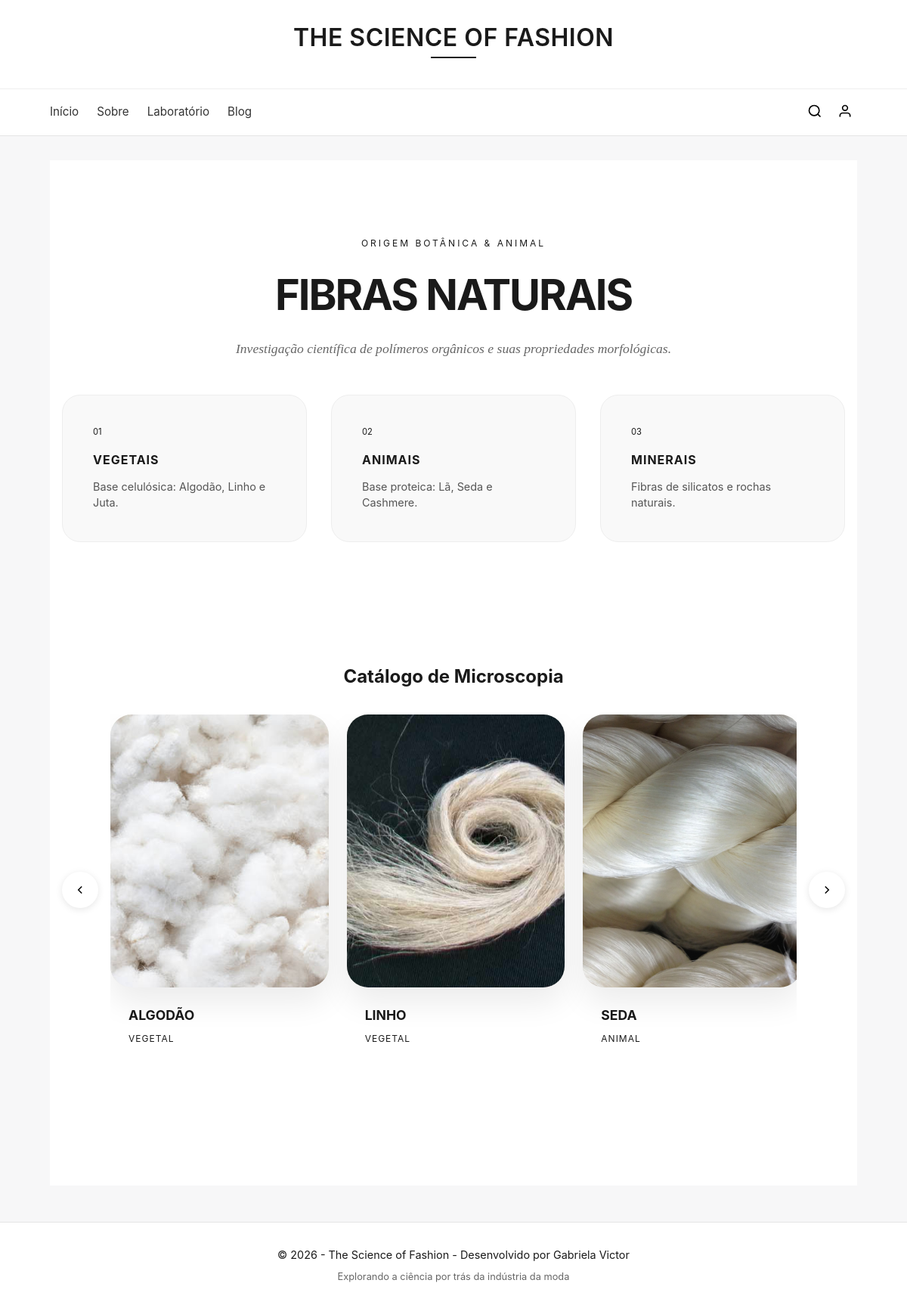
The page /laboratorio/microscopio/fibras/naturais on the database its author committed.
### models.py (models this page shows)
class Fibra(SQLModel, table=True):
    id: Optional[int] = Field(default=None, primary_key=True)
    nome: str = Field(index=True)
    categoria: str  # Ex: "Natural" ou "Sintética"
    origem: str     # Ex: "Vegetal", "Animal" ou "Polímero"
    detalhes_tecnicos: str
    uso_performance: str
    sustentabilidade: str
    foto_microscopio_url: str
    fibras_relacionadas: Optional[str] = Field(default=None)
    fotos: List["Galeria"] = Relationship(back_populates="fibra")
    usuarios_que_favoritaram: List[Usuario] = Relationship(back_populates="fibras_favoritas", link_model=FavoritoFibra)

### main.py (the view)
@app.get("/laboratorio/microscopio/fibras/naturais", response_class=HTMLResponse)
async def fibras_naturais(
    request: Request,
    session: Session = Depends(get_session),
    usuario: Optional[Usuario] = Depends(get_usuario_logado)
):
    fibras = session.exec(select(Fibra).where(Fibra.categoria == "Natural")).all()
    if "HX-Request" in request.headers:
        return templates.TemplateResponse(request, "partials/fibras_naturais_content.html", {"fibras": fibras, "usuario": usuario})
    return templates.TemplateResponse(request, "fibras/naturais.html", {"fibras": fibras, "usuario": usuario})

### templates/fibras/naturais.html (shortened to what this page needs)
{% extends "base.html" %}
{% block content %}
<div class="naturais-page theme-oliva">
    <section class="hero-header">
        <div class="container">
            <span class="eyebrow">Origem Botânica & Animal</span>
            <h1 class="main-title">Fibras Naturais</h1>
            <p class="hero-text">Investigação científica de polímeros orgânicos e suas propriedades morfológicas.</p>
        </div>
    </section>
    <section class="info-grid-section">
        <div class="container">
            <div class="info-grid">
                <div class="info-card-box">
                    <span class="info-num">01</span>
                    <h3>Vegetais</h3>
                    <p>Base celulósica: Algodão, Linho e Juta.</p>
                </div>
                <div class="info-card-box">
                    <span class="info-num">02</span>
                    <h3>Animais</h3>
                    <p>Base proteica: Lã, Seda e Cashmere.</p>
                </div>
                <div class="info-card-box">
                    <span class="info-num">03</span>
                    <h3>Minerais</h3>
                    <p>Fibras de silicatos e rochas naturais.</p>
                </div>
            </div>
        </div>
    </section>
    <section class="carrossel-section">
        <div class="container">
            <div class="carrossel-header">
                <h2>Catálogo de Microscopia</h2>
            </div>
            <div class="carrossel-wrapper">
                <button class="nav-btn prev" id="btnPrev">
                    <svg width="20" height="20" viewBox="0 0 24 24" fill="none" stroke="currentColor" stroke-width="2"><path d="M15 18l-6-6 6-6"/></svg>
                </button>
                <div class="carrossel-viewport">
                    <div class="carrossel-track" id="carrosselTrack">
                        {% for fibra in fibras %}
                        <div class="fibra-card">
                            <div class="fibra-card-inner">
                                <img src="{{ fibra.foto_microscopio_url }}" alt="{{ fibra.nome }}" class="fibra-img">
                            </div>
                            <div class="fibra-label">
                                <h3>{{ fibra.nome }}</h3>
                                <span>{{ fibra.origem }}</span>
                            </div>
                        </div>
                        {% endfor %}
                    </div>
                </div>
                <button class="nav-btn next" id="btnNext">
                    <svg width="20" height="20" viewBox="0 0 24 24" fill="none" stroke="currentColor" stroke-width="2"><path d="M9 18l6-6-6-6"/></svg>
                </button>
            </div>
        </div>
    </section>
</div>
{% endblock %}

### static/css/base.css (style rules this page uses)
* { margin: 0; padding: 0; box-sizing: border-box; }
body { font-family: -apple-system, BlinkMacSystemFont, "Segoe UI", Roboto, sans-serif; background: #f7f7f8; color: #1a1a1a; line-height: 1.5; }

### static/css/index.css (style rules this page uses)
.hero-text { flex: 1; }

### static/css/pages/microscopio.css (style rules this page uses)
.container { max-width: 1100px; margin: 0 auto; padding: 0 1rem; }

### static/css/pages/fibras_naturais.css (style rules this page uses)
.theme-oliva { --oliva-dark: #3d4434; --oliva-accent: #8c947c; --white: #ffffff; --grey-light: #f9f9f9; }
.naturais-page { background: var(--white); padding-bottom: 6rem; }
.hero-header { padding: 6rem 0 3rem; text-align: center; }
.eyebrow { font-size: 0.7rem; text-transform: uppercase; letter-spacing: 3px; color: var(--oliva-accent); }
.main-title { font-size: 3.5rem; text-transform: uppercase; letter-spacing: -2px; color: var(--oliva-dark); margin: 1rem 0; }
.hero-text { font-family: serif; font-style: italic; color: #666; font-size: 1.1rem; }
.info-grid { display: flex; gap: 2rem; margin-bottom: 5rem; }
.info-card-box { flex: 1; padding: 2.5rem; background: var(--grey-light); border: 1px solid #eee; }
.info-num { font-size: 0.7rem; color: var(--oliva-accent); display: block; margin-bottom: 1rem; }
.info-card-box h3 { text-transform: uppercase; font-size: 1rem; margin-bottom: 0.8rem; letter-spacing: 1px; }
.info-card-box p { font-size: 0.9rem; color: #555; line-height: 1.5; }
.carrossel-wrapper { display: flex; align-items: center; gap: 1rem; }
.carrossel-viewport { flex: 1; overflow: hidden; }
.carrossel-track { display: flex; transition: transform 0.5s ease; gap: 20px; }
.fibra-card { flex: 0 0 calc(33.333% - 14px); min-width: 0; }
.fibra-card-inner { position: relative; aspect-ratio: 4/5; overflow: hidden; border-radius: 28px; background: #f3f0e7; box-shadow: 0 20px 40px rgba(0,0,0,0.08); }
.fibra-img { width: 100%; height: 100%; object-fit: cover; display: block; transition: transform 0.5s ease, filter 0.5s ease; }
.fibra-label { padding: 1.5rem 0; }
.fibra-label h3 { font-size: 1.1rem; text-transform: uppercase; margin-bottom: 0.25rem; }
.fibra-label span { font-size: 0.7rem; color: var(--oliva-accent); text-transform: uppercase; letter-spacing: 1px; }
.nav-btn { background: none; border: 1px solid #eee; padding: 15px; border-radius: 50%; cursor: pointer; transition: 0.3s; }

### static/css/pages/fibras_sinteticas.css (style rules this page uses)
.hero-header { padding: 6rem 0 3rem; text-align: center; }
.eyebrow { font-size: 0.75rem; text-transform: uppercase; letter-spacing: 3px; color: var(--sinteticas-accent); }
.main-title { font-size: 3.5rem; text-transform: uppercase; letter-spacing: -2px; color: var(--sinteticas-dark); margin: 1rem 0; }
.hero-text { font-family: serif; font-style: italic; color: #666; font-size: 1.1rem; max-width: 760px; margin: 0 auto; }
.info-grid-section { padding-bottom: 5rem; }
.info-grid { display: flex; gap: 2rem; justify-content: space-between; }
.info-card-box { flex: 1; padding: 2.5rem; background: var(--grey-light); border: 1px solid #eee; border-radius: 24px; }
.info-num { font-size: 0.7rem; color: var(--sinteticas-accent); display: block; margin-bottom: 1rem; }
.info-card-box h3 { text-transform: uppercase; font-size: 1rem; margin-bottom: 0.8rem; letter-spacing: 1px; }
.info-card-box p { font-size: 0.9rem; color: #555; line-height: 1.5; }
.carrossel-section { padding-bottom: 4rem; }
.carrossel-header { margin-bottom: 2rem; text-align: center; }
.carrossel-wrapper { display: flex; align-items: center; gap: 1rem; }
.carrossel-viewport { flex: 1; overflow: hidden; }
.carrossel-track { display: flex; gap: 1.5rem; transition: transform 0.4s ease; }
.fibra-label { padding: 1.5rem; }
.fibra-label h3 { font-size: 1.1rem; text-transform: uppercase; margin-bottom: 0.25rem; }
.fibra-label span { font-size: 0.75rem; color: var(--sinteticas-accent); text-transform: uppercase; letter-spacing: 1px; }
.nav-btn { background: white; border: none; border-radius: 50%; width: 48px; height: 48px; display: flex; align-items: center; justify-content: center; cursor: pointer; box-shadow: 0 2px 10px rgba(0,0,0,0.1); transition: all 0.3s; z-index: 10; }

### rows shown on the page
Fibra: foto_microscopio_url (picture), nome "ALGODÃO", origem "VEGETAL"
Fibra: foto_microscopio_url (picture), nome "LINHO", origem "VEGETAL"
Fibra: foto_microscopio_url (picture), nome "SEDA", origem "ANIMAL"
